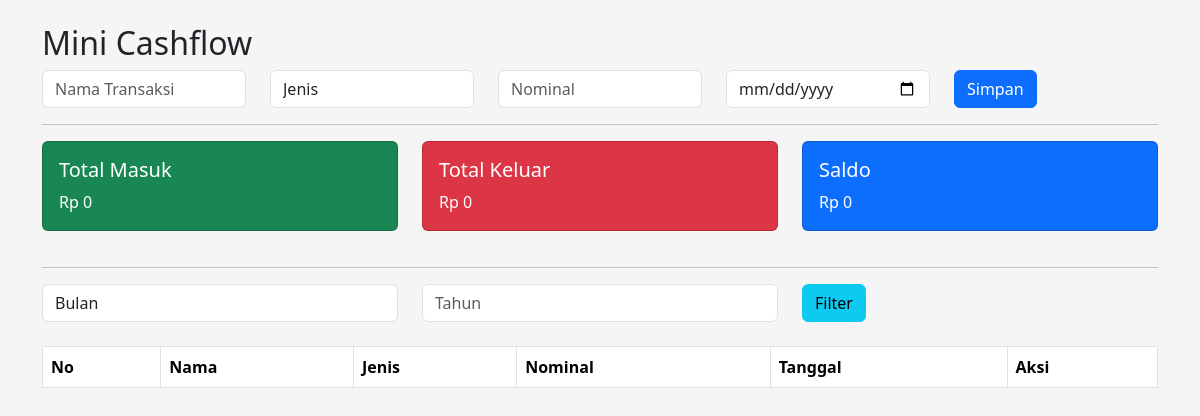
Before: / with the older database file.
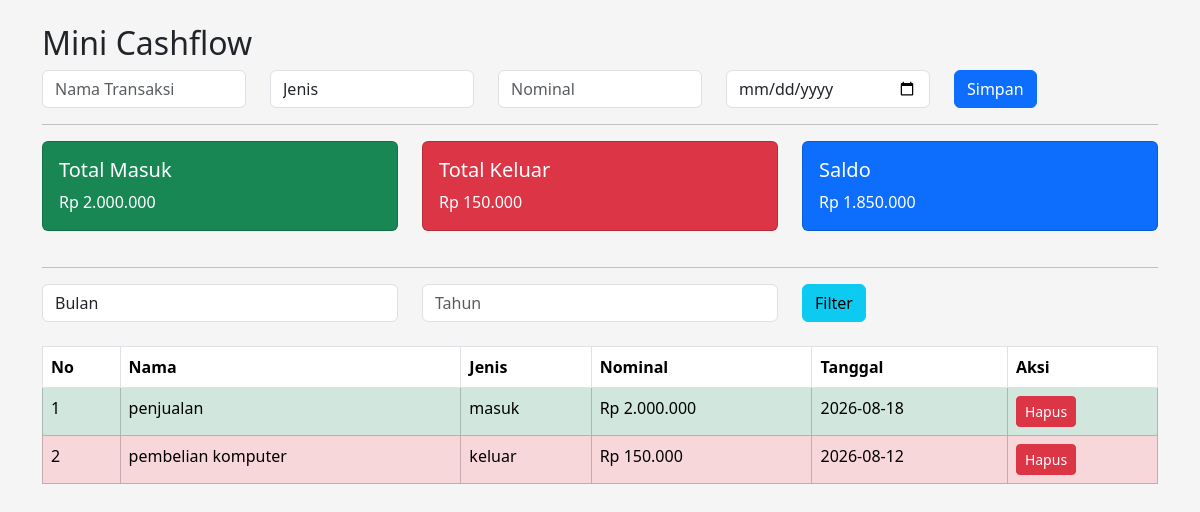
After: the same page with the newer database file.
### tables this page shows
CREATE TABLE `transaksi` (
  `id` int(11) NOT NULL,
  `nama_transaksi` varchar(100) NOT NULL,
  `jenis` enum('masuk','keluar','','') NOT NULL,
  `nominal` int(11) NOT NULL,
  `tanggal` date NOT NULL
);

### index.php (the view, shortened to what this page needs)
<?php
include "koneksi.php";
$where="";
$masuk=mysqli_fetch_assoc(mysqli_query($conn,
"SELECT SUM(nominal) total
FROM transaksi
WHERE jenis='masuk'"));
$keluar=mysqli_fetch_assoc(mysqli_query($conn,
"SELECT SUM(nominal) total
FROM transaksi
WHERE jenis='keluar'"));
$totalMasuk=$masuk['total'];
$totalKeluar=$keluar['total'];
$saldo=$totalMasuk-$totalKeluar;
$data=mysqli_query($conn,
"SELECT * FROM transaksi
$where
ORDER BY tanggal DESC");
?>
<!DOCTYPE html>
<html>
<head>
<link
href="https://cdn.jsdelivr.net/npm/bootstrap@5.3.2/dist/css/bootstrap.min.css"
rel="stylesheet">
<link rel="stylesheet" href="style.css">
</head>
<body>
<div class="container mt-4">
<h2>Mini Cashflow</h2>
<form action="tambah.php" method="POST">
<div class="row">
<div class="col">
<input
type="text"
name="nama"
class="form-control"
placeholder="Nama Transaksi">
</div>
<div class="col">
<select
name="jenis"
class="form-control">
<option value="">Jenis</option>
</select>
</div>
<div class="col">
<input
type="number"
name="nominal"
class="form-control"
placeholder="Nominal">
</div>
<div class="col">
<input
type="date"
name="tanggal"
class="form-control">
</div>
<div class="col">
<button
class="btn btn-primary"
name="simpan">
Simpan
</button>
</div>
</div>
</form>
<hr>
<div class="row">
<div class="col">
<div class="card bg-success text-white">
<div class="card-body">
<h5>Total Masuk</h5>
Rp <?=number_format($totalMasuk,0,",",".")?>
</div>
</div>
</div>
<div class="col">
<div class="card bg-danger text-white">
<div class="card-body">
<h5>Total Keluar</h5>
Rp <?=number_format($totalKeluar,0,",",".")?>
</div>
</div>
</div>
<div class="col">
<div class="card bg-primary text-white">
<div class="card-body">
<h5>Saldo</h5>
Rp <?=number_format($saldo,0,",",".")?>
</div>
</div>
</div>
</div>
<hr>
<form method="GET">
<div class="row">
<div class="col">
<select
name="bulan"
class="form-control">
<option value="">Bulan</option>
</select>
</div>
<div class="col">
<input
type="number"
name="tahun"
placeholder="Tahun"
class="form-control">
</div>
<div class="col">
<button class="btn btn-info">
Filter
</button>
</div>
</div>
</form>
<br>
<table class="table table-bordered">
<tr>
<th>No</th>
<th>Nama</th>
<th>Jenis</th>
<th>Nominal</th>
<th>Tanggal</th>
<th>Aksi</th>
</tr>
<?php
$no=1;
while($d=mysqli_fetch_array($data)){
$warna=($d['jenis']=="masuk")
?"table-success":"table-danger";
?>
<tr class="<?=$warna?>">
<td><?=$no++?></td>
<td><?=$d['nama_transaksi']?></td>
<td><?=$d['jenis']?></td>
<td>
Rp <?=number_format($d['nominal'],0,",",".")?>
</td>
<td><?=$d['tanggal']?></td>
<td>
<a
href="hapus.php?id=<?=$d['id']?>"
class="btn btn-danger btn-sm"
onclick="return confirm('Yakin ingin menghapus data?')">
Hapus
</a>
</td>
</tr>
<?php } ?>
</table>
</div>
</body>
</html>

### style.css (style rules this page uses)
body { background:#f5f5f5; }
.card { margin-bottom:20px; }
table { background:white; }
.table-success { background:#d4edda !important; }
.table-danger { background:#f8d7da !important; }

Changed rows visible on the page:
added transaksi: nama_transaksi "penjualan", jenis "masuk", nominal "2.000.000", tanggal "2026-08-18"
added transaksi: nama_transaksi "pembelian komputer", jenis "keluar", nominal "150.000", tanggal "2026-08-12"
Other visible differences:
$totalMasuk: "0" → "2.000.000"
$totalKeluar: "0" → "150.000"
$saldo: "0" → "1.850.000"
